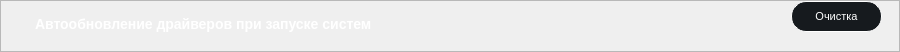
      <widget class="QFrame" name="frame_AutoUpdateDriversatSystemstartup">
       <property name="geometry">
        <rect>
         <x>10</x>
         <y>112</y>
         <width>900</width>
         <height>45</height>
        </rect>
       </property>
       <property name="minimumSize">
        <size>
         <width>900</width>
         <height>0</height>
        </size>
       </property>
       <property name="maximumSize">
        <size>
         <width>900</width>
         <height>45</height>
        </size>
       </property>
       <property name="styleSheet">
        <string notr="true">/* styles.qss */

#frame_AutoUpdateDriversatSystemstartup {
    background-color: #161A1E;
    border-radius: 15px; /* Установите значение по вашему усмотрению для достижения овальной формы */
}
</string>
       </property>
       <property name="frameShape">
        <enum>QFrame::StyledPanel</enum>
       </property>
       <property name="frameShadow">
        <enum>QFrame::Raised</enum>
       </property>
       <layout class="QHBoxLayout" name="horizontalLayout_3">
        <property name="spacing">
         <number>0</number>
        </property>
        <property name="leftMargin">
         <number>0</number>
        </property>
        <property name="topMargin">
         <number>0</number>
        </property>
        <property name="rightMargin">
         <number>0</number>
        </property>
        <property name="bottomMargin">
         <number>0</number>
        </property>
        <item>
         <widget class="QFrame" name="frame_3">
          <property name="minimumSize">
           <size>
            <width>0</width>
            <height>50</height>
           </size>
          </property>
          <property name="styleSheet">
           <string notr="true">background-color: transparent;</string>
          </property>
          <property name="frameShape">
           <enum>QFrame::StyledPanel</enum>
          </property>
          <property name="frameShadow">
           <enum>QFrame::Raised</enum>
          </property>
          <widget class="QPushButton" name="pushAutoUpdateDriversatSystemstartup">
           <property name="geometry">
            <rect>
             <x>790</x>
             <y>0</y>
             <width>91</width>
             <height>31</height>
            </rect>
           </property>
           <property name="minimumSize">
            <size>
             <width>91</width>
             <height>31</height>
            </size>
           </property>
           <property name="maximumSize">
            <size>
             <width>91</width>
             <height>31</height>
            </size>
           </property>
           <property name="baseSize">
            <size>
             <width>0</width>
             <height>0</height>
            </size>
           </property>
           <property name="styleSheet">
            <string notr="true">/* styles.qss */

QPushButton {
    background-color: #161A1E;
    border-radius: 15px;
    color: white; /* Установите цвет текста */
    font-size: 11px; /* Установите размер шрифта */
    padding: 10px 20px; /* Установите отступы */
    border: 1px solid white; /* Уменьшаем толщину обводки до 1 пикселя */
}

QPushButton:hover {
    background-color: #2C3236;
    transition: background-color 0.3s ease;
}
</string>
           </property>
           <property name="text">
            <string>Очистка</string>
           </property>
          </widget>
          <widget class="QLabel" name="labelTextAutoUpdateDriversatSystemstartup">
           <property name="geometry">
            <rect>
             <x>30</x>
             <y>10</y>
             <width>341</width>
             <height>21</height>
            </rect>
           </property>
           <property name="styleSheet">
            <string notr="true">/* styles.qss */

QLabel {
    color: white; /* Установите цвет текста в белый */
    font-size: 14px; /* Установите размер шрифта в 14 пикселей */
    font-family: &quot;Times New Roman&quot;; /* Установите тип шрифта по вашему выбору */
    font-weight: bold; /* Установите жирность шрифта (если нужно) */
    margin-top: 5px; /* Опустить текст на 10 пикселей вниз */
}
</string>
           </property>
           <property name="text">
            <string>Автообновление драйверов при запуске системы</string>
           </property>
          </widget>
          <widget class="QLabel" name="labelAutoUpdateDriversatSystemstartup">
           <property name="geometry">
            <rect>
             <x>616</x>
             <y>10</y>
             <width>101</width>
             <height>20</height>
            </rect>
           </property>
           <property name="text">
            <string/>
           </property>
          </widget>
         </widget>
        </item>
       </layout>
      </widget>
